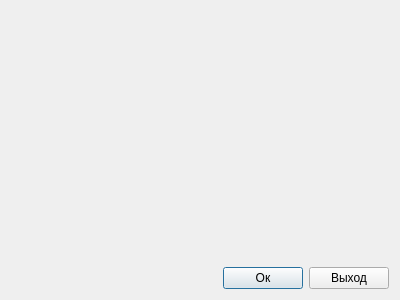
<?xml version="1.0" encoding="UTF-8"?>
<ui version="4.0">
 <class>DialogConnectDatabase</class>
 <widget class="QDialog" name="DialogConnectDatabase">
  <property name="geometry">
   <rect>
    <x>0</x>
    <y>0</y>
    <width>400</width>
    <height>300</height>
   </rect>
  </property>
  <property name="windowTitle">
   <string>Dialog</string>
  </property>
  <layout class="QGridLayout" name="gridLayout">
   <item row="0" column="0">
    <layout class="QVBoxLayout" name="verticalLayout">
     <item>
      <spacer name="verticalSpacer">
       <property name="orientation">
        <enum>Qt::Vertical</enum>
       </property>
       <property name="sizeHint" stdset="0">
        <size>
         <width>20</width>
         <height>40</height>
        </size>
       </property>
      </spacer>
     </item>
     <item>
      <layout class="QHBoxLayout" name="horizontalLayout">
       <item>
        <spacer name="horizontalSpacer">
         <property name="orientation">
          <enum>Qt::Horizontal</enum>
         </property>
         <property name="sizeHint" stdset="0">
          <size>
           <width>40</width>
           <height>20</height>
          </size>
         </property>
        </spacer>
       </item>
       <item>
        <widget class="QPushButton" name="mpOk">
         <property name="text">
          <string>Ок</string>
         </property>
        </widget>
       </item>
       <item>
        <widget class="QPushButton" name="mpExit">
         <property name="text">
          <string>Выход</string>
         </property>
        </widget>
       </item>
      </layout>
     </item>
    </layout>
   </item>
  </layout>
 </widget>
 <resources/>
 <connections/>
</ui>
